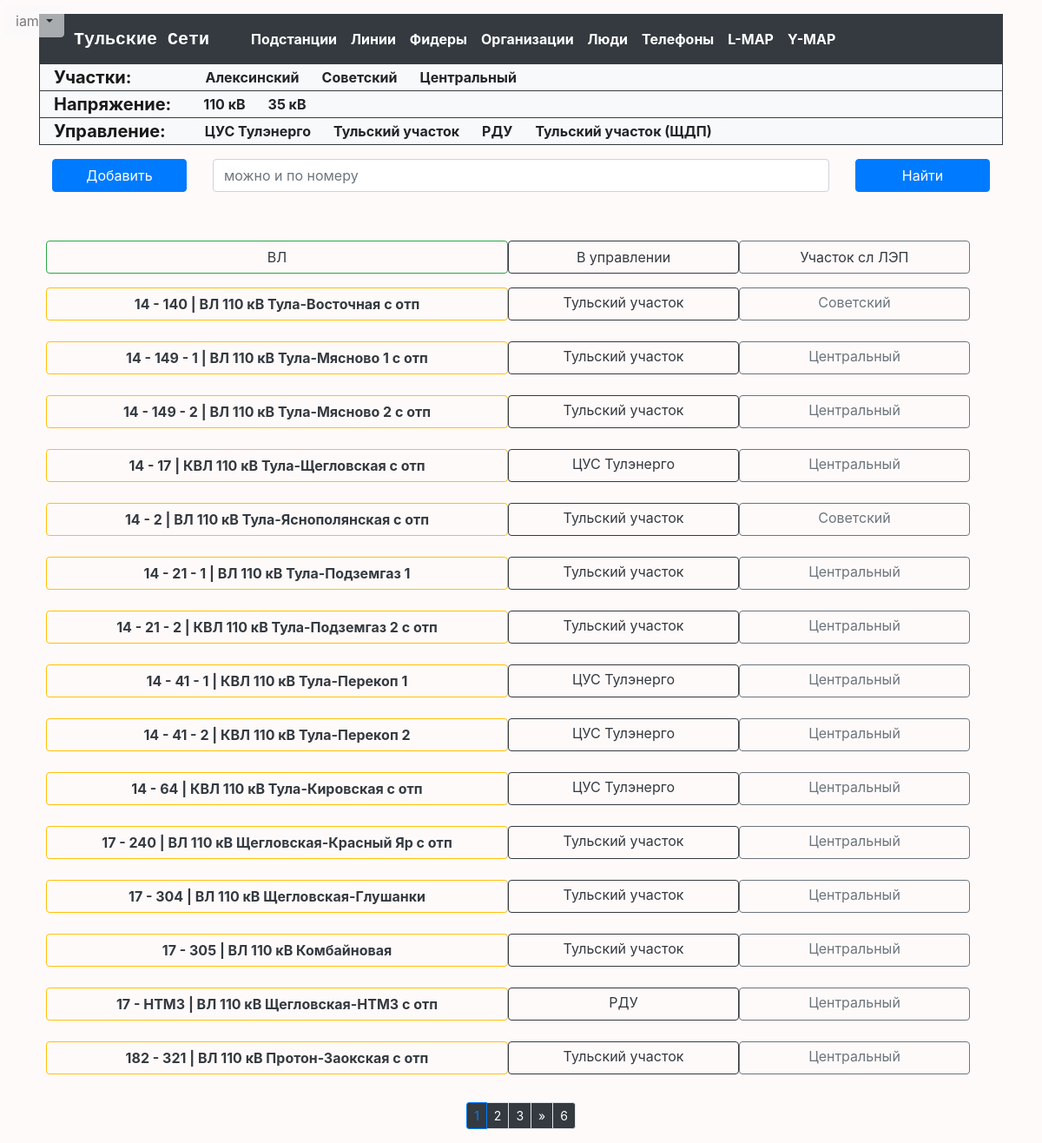
/lines/ (signed in), run on the app's committed database.
### tula_net/models.py (models this page shows, shortened)
class GroupLine(models.Model):
    name = models.CharField(max_length=64, verbose_name='Группа', unique=True)
    location = models.TextField(verbose_name='Расположение', blank=True)
    description = models.TextField(verbose_name='Описение', blank=True)
    ours = models.BooleanField(verbose_name='наши', blank=True, null=True)
    def get_absolute_url(self):
        return reverse('line_group', kwargs={'pk': self.pk})
    def __str__(self):
        return self.name
    class Meta:
        verbose_name = "Участок сл ВЛ"
        verbose_name_plural = "Участки сл ВЛ"
        ordering = ['-ours', 'name']

class ClassVoltage(models.Model):
    class_voltage = models.SmallIntegerField(verbose_name='Класс напряжения')
    def get_line_url(self):
        return reverse('line_voltage', kwargs={'pk': self.pk})
    class Meta:
        verbose_name = "напряжение"
        verbose_name_plural = "напряжения"
        ordering = ['-class_voltage']
    def __str__(self):
        return ' '.join((str(self.class_voltage), 'кВ'))

class Region(models.Model):
    name = models.CharField(max_length=128, verbose_name='Регион', unique=True)
    for_menu = models.BooleanField(default=False, verbose_name='Добавить в меню')
    def get_line_url(self):
        return reverse('line_region', kwargs={'pk': self.pk})
    class Meta:
        verbose_name = "Регион"
        verbose_name_plural = "Регион"
    def __str__(self):
        return self.name

class Line(models.Model):
    name = models.CharField(max_length=64, verbose_name='Название')
    full_name = models.CharField(max_length=128, verbose_name='Полное название', blank=True, null=True)
    short_name = models.CharField(max_length=32, verbose_name='Цифровое название', blank=True, default='')
    ps_p1 = models.PositiveSmallIntegerField('ПС №1')
    sec_p1 = models.PositiveSmallIntegerField('СШ ПС №1')
    ps_p2 = models.PositiveSmallIntegerField('ПС №2', blank=True, null=True)
    sec_p2 = models.PositiveSmallIntegerField('СШ ПС №2', blank=True, null=True)
    ps_m1 = models.PositiveSmallIntegerField('ПС №3', blank=True, null=True)
    sec_m1 = models.PositiveSmallIntegerField('СШ ПС №3', blank=True, null=True)
    ps_m2 = models.PositiveSmallIntegerField('ПС №4', blank=True, null=True)
    sec_m2 = models.PositiveSmallIntegerField('СШ ПС №4', blank=True, null=True)
    ps_m3 = models.PositiveSmallIntegerField('ПС №5', blank=True, null=True)
    sec_m3 = models.PositiveSmallIntegerField('СШ ПС №5', blank=True, null=True)
    ps_m4 = models.PositiveSmallIntegerField('ПС №6', blank=True, null=True)
    sec_m4 = models.PositiveSmallIntegerField('СШ ПС №6', blank=True, null=True)
    voltage = models.ForeignKey(ClassVoltage, verbose_name='Напряжение', related_name='lines', on_delete=models.PROTECT)
    management = models.ForeignKey(Region, verbose_name='Управление', related_name='lines_upr',
                                   on_delete=models.CASCADE, default=2)
    maintenance = models.ManyToManyField(Region, verbose_name='Ведение', related_name='lines_ved', blank=True)
    subscriber = models.ForeignKey(Subscriber, related_name='lines', on_delete=models.SET_NULL,
                                   verbose_name='абонент', blank=True, null=True)
    length = models.FloatField(verbose_name='Протяженность', blank=True, null=True)
    number_columns = models.PositiveSmallIntegerField(verbose_name='Количество опор', blank=True, null=True)
    group = models.ForeignKey(GroupLine, related_name='lines', verbose_name='Участок сл ВЛ',
                              on_delete=models.CASCADE, default=1)
    description = models.TextField(verbose_name='Описение', blank=True, null=True)
    kvl = models.BooleanField(verbose_name='КВЛ?', default=False)
    def get_absolute_url(self):
        return reverse('line', kwargs={'pk': self.pk})
    class Meta:
        verbose_name = "Линия"
        verbose_name_plural = "Линии"
        ordering = ['voltage', 'short_name']

### tula_net/views.py (the view)
# urls.py: path('lines/', Lines1View.as_view(), name='lines'),
class Lines1View(Lines1ViewMixin, ListView):
    paginate_by = 15

### tula_net/context_processors.py (called while the page is built)
def add_titles(request):
    return {
        'title': 'Тульские Сети',
        'title_add': 'Добавить',
        'title_upd': 'Редактировать',
        'title_del': 'Удалить',
        'title_feeder': 'фидер',
        'title_substation': 'подстанцию',
        'title_subscriber': 'организацию',
        'title_phone': 'телефон',
        'title_person': 'лицо',
        'title_section': 'секцию',
        'title_line': 'линию',
        'title_char': 'характеристики фидера',
    }

def logik(request):
    return {
        'current_year': datetime.now().year,
        'logik_metod': request.path[1:5],
        'logik_obj': request.path[4:10],
        'logik_add': 'add_',
        'logik_upd': 'upd_',
        'logik_del': 'del_',
        'logik_feeder': '_feede',
        'logik_substation': '_subst',
        'logik_subscriber': '_subsc',
        'logik_phone': '_phone',
        'logik_person': '_perso',
        'logik_section': '_secti',
        'logik_line': '_line/',
        'logik_char': '_chara'
    }

def signs(request):
    return {
        'context_menu': {
            'substations': 'Подстанции',
            'lines': 'Линии',
            'sfeeders': 'Фидеры',
            'subscribers': 'Организации',
            'persons': ' Ответственные лица',
            'phones': 'Телефоны',
            'map': 'L-MAP',
            'y-map': 'Y-MAP',
        }
    }

def class_volt(request):
    return {
        'feeder_6': "btn btn-light border-success px-3 py-0 mx-1",
        'feeder_10': "btn btn-light border-primary px-3 py-0 mx-1",
        'feeder_x': "btn btn-secondary px-3 py-0 mx-1",
        'line_35': "border-danger btn btn-dark py-0 px-4 m-1 vl-border",
        'line_110': 'border-warning btn btn-dark py-0 px-4 m-1 vl-border',
        'line_x': 'btn btn-secondary py-0 px-4 m-1',
    }

### tula_net/utils.py (called while the page is built)
    def get_queryset(self):
        return Line.objects.select_related('management', 'voltage', 'group')

    def get_context_data(self, *, object_list=None, **kwargs):
        context = super().get_context_data(**kwargs)
        context['groups'] = GroupLine.objects.all()
        context['voltages'] = ClassVoltage.objects.all()[1:3]
        context['regions'] = Region.objects.filter(for_menu=True)
        context[self.flag] = 1
        return context

### tula_net/templates/tula_net/lines1.html (shortened to what this page needs)
{% extends 'base.html' %}
{% block menu %}
<nav class="navbar navbar-expand-lg navbar-light bg-light border-left border-right border-dark py-0">
  <p class="navbar-brand mr-4 font-weight-bold py-0 my-0 pr-5">Участки: </p>
  <div class="collapse navbar-collapse justify-content-between" id="navbarNav1">
    <ul class="navbar-nav col-12 mt-0">
        {% for group in groups %}
      <li class="nav-item">
              {% if group.get_absolute_url == request.path %}
              <a class="btn btn-dark py-0" href="{{ group.get_absolute_url }}"><b>{{ group }}</b></a>
              {% else %}
              <a class="btn btn-light py-0" href="{{ group.get_absolute_url }}"><b>{{ group }}</b></a>
              {% endif %}
      </li>
        {% endfor %}
    </ul>
  </div>
</nav>
{% endblock %}
{% block menu2 %}
<nav class="navbar navbar-expand-lg navbar-light bg-light border border-dark py-0">
  <p class="navbar-brand mr-4 font-weight-bold py-0 my-0">Напряжение: </p>
  <div class="collapse navbar-collapse justify-content-between" id="navbarNav2">
    <ul class="navbar-nav col-12 mt-0">
        {% for volt in voltages %}
            <li class="nav-item">
              {% if volt.get_line_url == request.path %}
              <a class="btn btn-dark py-0" href="{{ volt.get_line_url }}"><b>{{ volt }}</b></a>
              {% else %}
              <a class="btn btn-light py-0" href="{{ volt.get_line_url }}"><b>{{ volt }}</b></a>
              {% endif %}
            </li>
        {% endfor %}
    </ul>
  </div>
</nav>
{% endblock %}
{% block menu3 %}
<nav class="navbar navbar-expand-lg navbar-light bg-light border-left border-right border-bottom border-dark py-0">
  <p class="navbar-brand mr-4 font-weight-bold py-0 my-0 pr-2">Управление: </p>
  <div class="collapse navbar-collapse justify-content-between" id="navbarNav3">
    <ul class="navbar-nav col-12 mt-0 ">
        {% for region in regions %}
        <li class="nav-item">
              {% if region.get_line_url == request.path %}
              <a class="btn btn-dark py-0" href="{{ region.get_line_url }}"><b>{{ region }}</b></a>
              {% else %}
              <a class="btn btn-light py-0" href="{{ region.get_line_url }}"><b>{{ region }}</b></a>
              {% endif %}
        </li>
        {% endfor %}
    </ul>
  </div>
</nav>
{% endblock %}
{% block search %}
    {% if not flag_group and not flag_voltages and not flag_region %}
        <div class="mb-4">
        {% include 'incl/_searcher_lines.html' %}
        </div>
    {% endif %}
{% endblock %}
{% block cards1 %}
    <section class="my-2 py-2">
      <div class="row mb-0 mx-2">
          <div class="my-2 row col-12">
              <div class="col-sm-12 col-md-12 col-xl-6 btn btn-outline-dark border-success">ВЛ</div>
              <div class="col-sm-12 col-md-6 col-lg-6 col-xl-3 btn btn-outline-dark border-dark">В управлении</div>
              <div class="col-sm-12 col-md-6 col-lg-6 col-xl-3 btn btn-outline-dark border-secondary">Участок сл ЛЭП</div>
          </div>
        {% for line in lines %}
<div class="mt-2 mb-3 row col-12">
          <a href="{{ line.get_absolute_url }}"
             {% if line.voltage.class_voltage == 220 %}
             class="col-sm-12 col-md-12 col-xl-6 btn btn-outline-dark border-primary"
             {% elif line.voltage.class_voltage == 110 %}
             class="col-sm-12 col-md-12 col-xl-6 btn btn-outline-dark border-warning"
             {% elif line.voltage.class_voltage == 35 %}
             class="col-sm-12 col-md-12 col-xl-6 btn btn-outline-dark border-danger"
              {% endif %}
          ><div ><b>{{ line.short_name }} | {{ line.name }}</b></div></a>
            <a href="{{ line.management.get_line_url }}" class="col-sm-12 col-md-6 col-lg-6 col-xl-3 btn btn-outline-dark py-1" >{{ line.management }}</a>
          <a href="{{ line.group.get_absolute_url }}" class="col-sm-12 col-md-6 col-lg-6 col-xl-3 btn btn-outline-secondary py-1" >{{ line.group }} </a>
</div>
        {% endfor %}
      </div>
    </section>
{% endblock %}
{% block paginator %}
{% include 'incl/_block_paginator_long.html' %}
{% endblock %}

### templates/incl/_user_bar.html (shortened to what this page needs)
<div class="btn-group user_bar">
  <button type="button" class="btn btn-light dropdown-toggle " data-toggle="dropdown" aria-haspopup="true" aria-expanded="false">
    {{ request.user }}
  </button>
</div>

### Tula_Networks/static/css/style.css (style rules this page uses)
body { background-color: #FFFAFA; }
.user_bar { z-index: 999999; position: fixed; left: 5px; top: 5px; opacity: 0.6; }

### data on the page
GroupLine: name "Алексинский"
GroupLine: name "Советский"
GroupLine: name "Центральный"
ClassVoltage: class_voltage "110 кВ"
ClassVoltage: class_voltage "35 кВ"
Region: name "ЦУС Тулэнерго"
Region: name "Тульский участок"
Region: name "РДУ"
Region: name "Тульский участок (ЩДП)"
Line: short_name "14 - 140", name "ВЛ 110 кВ Тула-Восточная с отп", management "Тульский участок", group "Советский"
Line: short_name "14 - 149 - 1", name "ВЛ 110 кВ Тула-Мясново 1 с отп", management "Тульский участок", group "Центральный"
Line: short_name "14 - 149 - 2", name "ВЛ 110 кВ Тула-Мясново 2 с отп", management "Тульский участок", group "Центральный"
Line: short_name "14 - 17", name "КВЛ 110 кВ Тула-Щегловская с отп", management "ЦУС Тулэнерго", group "Центральный"
Line: short_name "14 - 2", name "ВЛ 110 кВ Тула-Яснополянская с отп", management "Тульский участок", group "Советский"
Line: short_name "14 - 21 - 1", name "ВЛ 110 кВ Тула-Подземгаз 1", management "Тульский участок", group "Центральный"
Line: short_name "14 - 21 - 2", name "КВЛ 110 кВ Тула-Подземгаз 2 с отп", management "Тульский участок", group "Центральный"
Line: short_name "14 - 41 - 1", name "КВЛ 110 кВ Тула-Перекоп 1", management "ЦУС Тулэнерго", group "Центральный"
Line: short_name "14 - 41 - 2", name "КВЛ 110 кВ Тула-Перекоп 2", management "ЦУС Тулэнерго", group "Центральный"
Line: short_name "14 - 64", name "КВЛ 110 кВ Тула-Кировская с отп", management "ЦУС Тулэнерго", group "Центральный"
Line: short_name "17 - 240", name "ВЛ 110 кВ Щегловская-Красный Яр с отп", management "Тульский участок", group "Центральный"
Line: short_name "17 - 304", name "ВЛ 110 кВ Щегловская-Глушанки", management "Тульский участок", group "Центральный"
Line: short_name "17 - 305", name "ВЛ 110 кВ Комбайновая", management "Тульский участок", group "Центральный"
Line: short_name "17 - НТМЗ", name "ВЛ 110 кВ Щегловская-НТМЗ с отп", management "РДУ", group "Центральный"
Line: short_name "182 - 321", name "ВЛ 110 кВ Протон-Заокская с отп", management "Тульский участок", group "Центральный"

### other printed values
{{ request.user }} "iam"
{{ p }} "2" "3"
{{ page_obj.paginator.num_pages }} "6"
